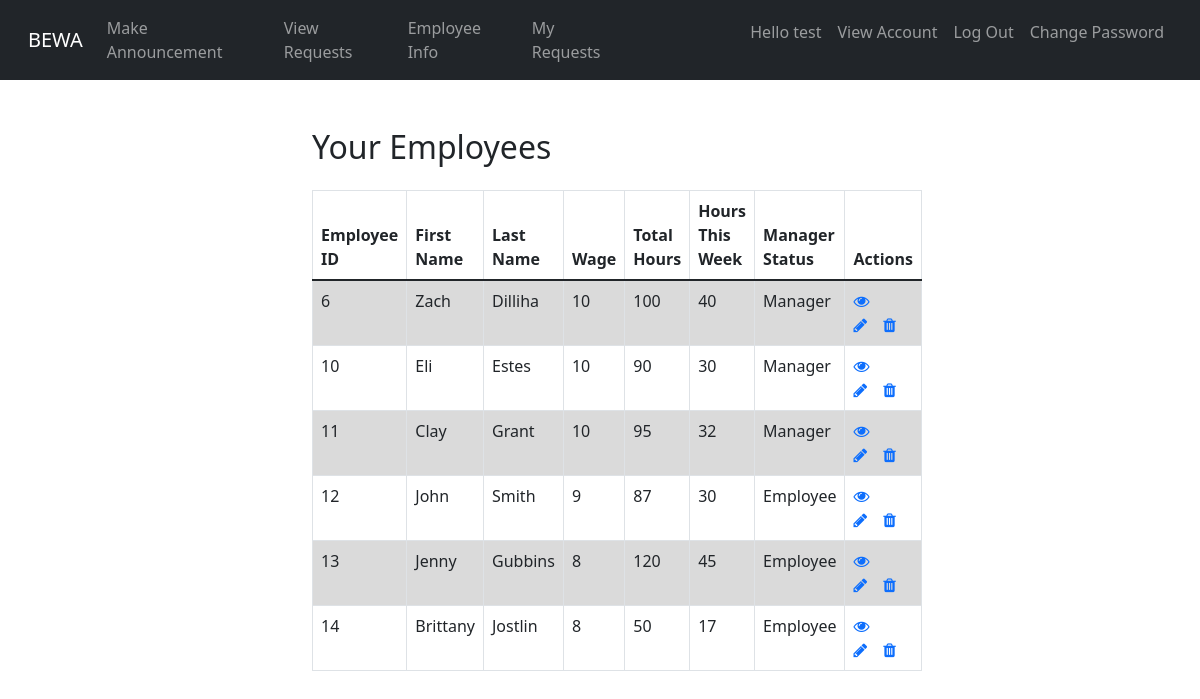
The page /employees/employeeList.php (signed in) on the database its author committed.
### tables this page shows
CREATE TABLE `employee` (
  `empID` int(11) NOT NULL,
  `uid` int(11) NOT NULL,
  `wage` int(11) NOT NULL DEFAULT 0,
  `hoursWorked` int(11) NOT NULL DEFAULT 0,
  `hoursWorkedLastWeek` int(11) NOT NULL DEFAULT 0,
  `managerStatus` tinyint(1) NOT NULL DEFAULT 0
);

CREATE TABLE `users` (
  `uid` int(11) NOT NULL,
  `username` varchar(50) NOT NULL,
  `password` varchar(255) NOT NULL,
  `created_at` datetime DEFAULT current_timestamp(),
  `isAdmin` tinyint(1) NOT NULL,
  `firstName` text NOT NULL,
  `lastName` text NOT NULL
);

### employees/employeeList.php (the view, shortened to what this page needs)
<?php require '../includes/dbh.inc.php';
require '../header.php';
?>
<!DOCTYPE html>
<html lang="en">
<head>
    <link rel="stylesheet" href="https://stackpath.bootstrapcdn.com/bootstrap/4.5.2/css/bootstrap.min.css">
    <link rel="stylesheet" href="https://maxcdn.bootstrapcdn.com/font-awesome/4.7.0/css/font-awesome.min.css">
    <link href="https://cdn.jsdelivr.net/npm/bootstrap@5.0.0-beta3/dist/css/bootstrap.min.css" rel="stylesheet">
</head>
<body>
    <div class="wrapper">
        <div class="container-fluid">
            <div class="row">
                <div class="col-md-12">
                    <div class="mt-5 mb-3 clearfix">
                        <h2 class="pull-left">Your Employees</h2>
                    </div>
                    <?php
                    $sql = "SELECT * FROM employee, users WHERE employee.uid = users.uid GROUP BY users.uid";
                    if($result = mysqli_query($conn, $sql)){
                        if(mysqli_num_rows($result) > 0){
                            echo '<table class="table table-bordered table-striped">';
                                echo "<thead>";
                                    echo "<tr>";
                                        echo "<th>Employee ID</th>";
                                        echo "<th>First Name</th>";
                                        echo "<th>Last Name</th>";
                                        echo "<th>Wage</th>";
                                        echo "<th>Total Hours</th>";
                                        echo "<th>Hours This Week</th>";
                                        echo "<th>Manager Status</th>";
                                        echo "<th>Actions</th>";
                                    echo "</tr>";
                                echo "</thead>";
                                echo "<tbody>";
                                while($row = mysqli_fetch_array($result)){
                                    echo "<tr>";
                                        echo "<td>" . $row['empID'];
                                        echo "</td>";
                                        echo "<td>" . $row['firstName'] . "</td>";
                                        echo "<td>" . $row['lastName'] . "</td>";
                                        echo "<td>" . $row['wage'] . "</td>";
                                        echo "<td>" . $row['hoursWorked'] . "</td>";
                                        echo "<td>" . $row['hoursWorkedLastWeek'] . "</td>";
                                        echo "<td>";
                                        if($row['managerStatus']==1){
                                          echo "Manager";
                                        }else{
                                          echo "Employee";
                                        }
                                        echo "</td>";
                                        echo "<td>";
                                            echo '<a href="viewEmployee.php?empID='. $row['empID'] .'" class="mr-3" title="View Record" data-toggle="tooltip"><span class="fa fa-eye"></span></a>';
                                            echo '<a href="updateEmployee.php?empID='. $row['empID'] .'" class="mr-3" title="Update Record" data-toggle="tooltip"><span class="fa fa-pencil"></span></a>';
                                            echo '<a href="deleteEmployee.php?empID='. $row['empID'] .'" title="Delete Record" data-toggle="tooltip"><span class="fa fa-trash"></span></a>';
                                        echo "</td>";
                                    echo "</tr>";
                                }
                                echo "</tbody>";
                            echo "</table>";
                        } else{
                            echo '<div class="alert alert-danger"><em>No records were found.</em></div>';
                        }
                    } else{
                        echo "Oops! Something went wrong. Please try again later.";
                    }
                    ?>
                </div>
            </div>
        </div>
    </div>
</body>
</html>

### employees/employeeList.php (style rules this page uses)
.wrapper { width: 600px; margin: 0 auto; }
table tr td:last-child { width: 120px; }

### rows shown on the page
employee: empID "6", uid.firstName "Zach", uid.lastName "Dilliha", wage "10", hoursWorked "100", hoursWorkedLastWeek "40", managerStatus "Manager"
employee: empID "10", uid.firstName "Eli", uid.lastName "Estes", wage "10", hoursWorked "90", hoursWorkedLastWeek "30", managerStatus "Manager"
employee: empID "11", uid.firstName "Clay", uid.lastName "Grant", wage "10", hoursWorked "95", hoursWorkedLastWeek "32", managerStatus "Manager"
employee: empID "12", uid.firstName "John", uid.lastName "Smith", wage "9", hoursWorked "87", hoursWorkedLastWeek "30", managerStatus "Employee"
employee: empID "13", uid.firstName "Jenny", uid.lastName "Gubbins", wage "8", hoursWorked "120", hoursWorkedLastWeek "45", managerStatus "Employee"
employee: empID "14", uid.firstName "Brittany", uid.lastName "Jostlin", wage "8", hoursWorked "50", hoursWorkedLastWeek "17", managerStatus "Employee"

### other values the page prints
$_SESSION["firstName"] "test"
